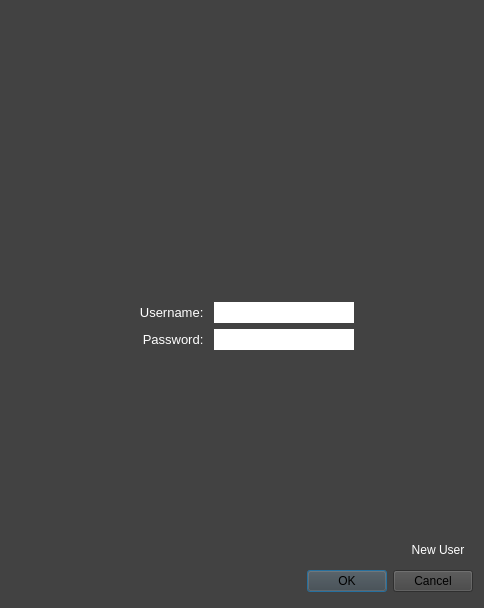
<?xml version="1.0" encoding="UTF-8"?>
<ui version="4.0">
 <class>ventilate_login</class>
 <widget class="QDialog" name="ventilate_login">
  <property name="geometry">
   <rect>
    <x>0</x>
    <y>0</y>
    <width>484</width>
    <height>608</height>
   </rect>
  </property>
  <property name="windowTitle">
   <string>Ventilate: Login</string>
  </property>
  <property name="styleSheet">
   <string notr="true">background-color:rgb(66,66,66);</string>
  </property>
  <layout class="QVBoxLayout" name="verticalLayout">
   <item>
    <widget class="QLabel" name="lblTitle">
     <property name="minimumSize">
      <size>
       <width>461</width>
       <height>101</height>
      </size>
     </property>
     <property name="maximumSize">
      <size>
       <width>461</width>
       <height>101</height>
      </size>
     </property>
     <property name="baseSize">
      <size>
       <width>461</width>
       <height>101</height>
      </size>
     </property>
     <property name="styleSheet">
      <string notr="true">image: url(:/Images/Ventilate.svg);</string>
     </property>
     <property name="text">
      <string/>
     </property>
    </widget>
   </item>
   <item>
    <spacer name="vspControlsTop">
     <property name="orientation">
      <enum>Qt::Vertical</enum>
     </property>
     <property name="sizeHint" stdset="0">
      <size>
       <width>20</width>
       <height>172</height>
      </size>
     </property>
    </spacer>
   </item>
   <item>
    <layout class="QHBoxLayout" name="hlUsernameLayout">
     <item>
      <spacer name="hspUsernameLeft">
       <property name="orientation">
        <enum>Qt::Horizontal</enum>
       </property>
       <property name="sizeHint" stdset="0">
        <size>
         <width>40</width>
         <height>20</height>
        </size>
       </property>
      </spacer>
     </item>
     <item>
      <layout class="QHBoxLayout" name="hlUsernameControls">
       <property name="spacing">
        <number>7</number>
       </property>
       <item>
        <widget class="QLabel" name="lblUsername">
         <property name="minimumSize">
          <size>
           <width>77</width>
           <height>21</height>
          </size>
         </property>
         <property name="maximumSize">
          <size>
           <width>77</width>
           <height>21</height>
          </size>
         </property>
         <property name="baseSize">
          <size>
           <width>77</width>
           <height>21</height>
          </size>
         </property>
         <property name="font">
          <font>
           <pointsize>10</pointsize>
          </font>
         </property>
         <property name="styleSheet">
          <string notr="true">color:rgb(255,255,255);</string>
         </property>
         <property name="text">
          <string>Username: </string>
         </property>
         <property name="textFormat">
          <enum>Qt::PlainText</enum>
         </property>
         <property name="scaledContents">
          <bool>true</bool>
         </property>
         <property name="alignment">
          <set>Qt::AlignRight|Qt::AlignTrailing|Qt::AlignVCenter</set>
         </property>
        </widget>
       </item>
       <item>
        <widget class="QLineEdit" name="lnedUsername">
         <property name="minimumSize">
          <size>
           <width>140</width>
           <height>21</height>
          </size>
         </property>
         <property name="maximumSize">
          <size>
           <width>140</width>
           <height>21</height>
          </size>
         </property>
         <property name="baseSize">
          <size>
           <width>140</width>
           <height>21</height>
          </size>
         </property>
         <property name="styleSheet">
          <string notr="true">color:rgb(0,0,0);
background-color:rgb(255,255,255);</string>
         </property>
         <property name="maxLength">
          <number>64</number>
         </property>
         <property name="frame">
          <bool>false</bool>
         </property>
         <property name="clearButtonEnabled">
          <bool>true</bool>
         </property>
        </widget>
       </item>
      </layout>
     </item>
     <item>
      <spacer name="hspUsernameRight">
       <property name="orientation">
        <enum>Qt::Horizontal</enum>
       </property>
       <property name="sizeHint" stdset="0">
        <size>
         <width>40</width>
         <height>20</height>
        </size>
       </property>
      </spacer>
     </item>
    </layout>
   </item>
   <item>
    <layout class="QHBoxLayout" name="hlPasswordLayout">
     <item>
      <spacer name="hspPasswordLeft">
       <property name="orientation">
        <enum>Qt::Horizontal</enum>
       </property>
       <property name="sizeHint" stdset="0">
        <size>
         <width>40</width>
         <height>20</height>
        </size>
       </property>
      </spacer>
     </item>
     <item>
      <layout class="QHBoxLayout" name="hlPasswordControls">
       <property name="spacing">
        <number>7</number>
       </property>
       <item>
        <widget class="QLabel" name="lblPassword">
         <property name="minimumSize">
          <size>
           <width>77</width>
           <height>21</height>
          </size>
         </property>
         <property name="maximumSize">
          <size>
           <width>77</width>
           <height>21</height>
          </size>
         </property>
         <property name="baseSize">
          <size>
           <width>77</width>
           <height>21</height>
          </size>
         </property>
         <property name="font">
          <font>
           <pointsize>10</pointsize>
          </font>
         </property>
         <property name="styleSheet">
          <string notr="true">color:rgb(255,255,255);</string>
         </property>
         <property name="text">
          <string>Password: </string>
         </property>
         <property name="textFormat">
          <enum>Qt::PlainText</enum>
         </property>
         <property name="scaledContents">
          <bool>true</bool>
         </property>
         <property name="alignment">
          <set>Qt::AlignRight|Qt::AlignTrailing|Qt::AlignVCenter</set>
         </property>
        </widget>
       </item>
       <item>
        <widget class="QLineEdit" name="lnedPassword">
         <property name="minimumSize">
          <size>
           <width>140</width>
           <height>21</height>
          </size>
         </property>
         <property name="maximumSize">
          <size>
           <width>140</width>
           <height>21</height>
          </size>
         </property>
         <property name="baseSize">
          <size>
           <width>140</width>
           <height>21</height>
          </size>
         </property>
         <property name="styleSheet">
          <string notr="true">color:rgb(0,0,0);
background-color:rgb(255,255,255);</string>
         </property>
         <property name="maxLength">
          <number>64</number>
         </property>
         <property name="frame">
          <bool>false</bool>
         </property>
         <property name="echoMode">
          <enum>QLineEdit::Password</enum>
         </property>
         <property name="placeholderText">
          <string/>
         </property>
         <property name="clearButtonEnabled">
          <bool>true</bool>
         </property>
        </widget>
       </item>
      </layout>
     </item>
     <item>
      <spacer name="hspPasswordRight">
       <property name="orientation">
        <enum>Qt::Horizontal</enum>
       </property>
       <property name="sizeHint" stdset="0">
        <size>
         <width>40</width>
         <height>20</height>
        </size>
       </property>
      </spacer>
     </item>
    </layout>
   </item>
   <item>
    <spacer name="vspControlsBottom">
     <property name="orientation">
      <enum>Qt::Vertical</enum>
     </property>
     <property name="sizeHint" stdset="0">
      <size>
       <width>20</width>
       <height>171</height>
      </size>
     </property>
    </spacer>
   </item>
   <item>
    <layout class="QHBoxLayout" name="hlNewUserLayout">
     <item>
      <spacer name="hspNewUser">
       <property name="orientation">
        <enum>Qt::Horizontal</enum>
       </property>
       <property name="sizeHint" stdset="0">
        <size>
         <width>40</width>
         <height>20</height>
        </size>
       </property>
      </spacer>
     </item>
     <item>
      <widget class="QPushButton" name="btnNewUser">
       <property name="minimumSize">
        <size>
         <width>70</width>
         <height>21</height>
        </size>
       </property>
       <property name="maximumSize">
        <size>
         <width>70</width>
         <height>21</height>
        </size>
       </property>
       <property name="baseSize">
        <size>
         <width>70</width>
         <height>21</height>
        </size>
       </property>
       <property name="styleSheet">
        <string notr="true">color:rgb(255,255,255);</string>
       </property>
       <property name="text">
        <string>New User</string>
       </property>
       <property name="flat">
        <bool>true</bool>
       </property>
      </widget>
     </item>
    </layout>
   </item>
   <item>
    <widget class="QDialogButtonBox" name="buttonBox">
     <property name="minimumSize">
      <size>
       <width>0</width>
       <height>31</height>
      </size>
     </property>
     <property name="maximumSize">
      <size>
       <width>16777215</width>
       <height>31</height>
      </size>
     </property>
     <property name="styleSheet">
      <string notr="true">background-color: rgb(66, 66, 66);</string>
     </property>
     <property name="locale">
      <locale language="English" country="UnitedStates"/>
     </property>
     <property name="orientation">
      <enum>Qt::Horizontal</enum>
     </property>
     <property name="standardButtons">
      <set>QDialogButtonBox::Cancel|QDialogButtonBox::Ok</set>
     </property>
    </widget>
   </item>
  </layout>
  <zorder>buttonBox</zorder>
  <zorder>lblTitle</zorder>
  <zorder>btnNewUser</zorder>
  <zorder>hspNewUser</zorder>
  <zorder>lblUsername</zorder>
  <zorder>lblPassword</zorder>
  <zorder>lnedUsername</zorder>
  <zorder>lnedPassword</zorder>
  <zorder>hspPasswordLeft</zorder>
  <zorder>hspPasswordRight</zorder>
  <zorder>lnedUsername</zorder>
  <zorder>lblUsername</zorder>
  <zorder>hspUsernameLeft</zorder>
  <zorder>hspUsernameRight</zorder>
  <zorder>vspControlsTop</zorder>
  <zorder>vspControlsBottom</zorder>
 </widget>
 <resources/>
 <connections>
  <connection>
   <sender>buttonBox</sender>
   <signal>accepted()</signal>
   <receiver>ventilate_login</receiver>
   <slot>accept()</slot>
   <hints>
    <hint type="sourcelabel">
     <x>248</x>
     <y>254</y>
    </hint>
    <hint type="destinationlabel">
     <x>157</x>
     <y>274</y>
    </hint>
   </hints>
  </connection>
  <connection>
   <sender>buttonBox</sender>
   <signal>rejected()</signal>
   <receiver>ventilate_login</receiver>
   <slot>reject()</slot>
   <hints>
    <hint type="sourcelabel">
     <x>316</x>
     <y>260</y>
    </hint>
    <hint type="destinationlabel">
     <x>286</x>
     <y>274</y>
    </hint>
   </hints>
  </connection>
 </connections>
</ui>
